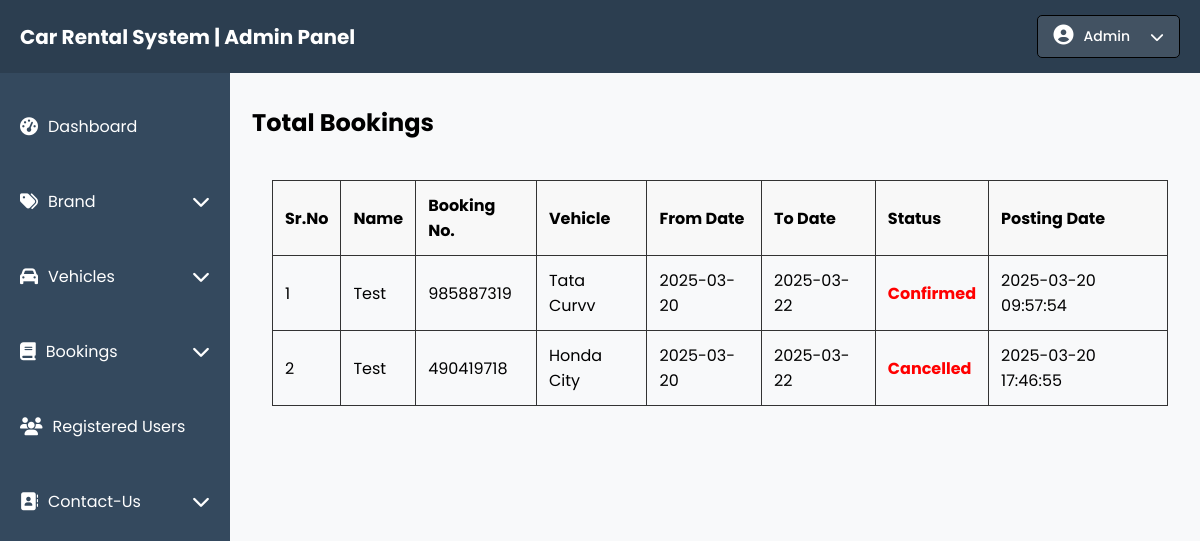
Before: /Admin/total-booking.php with the older database file.
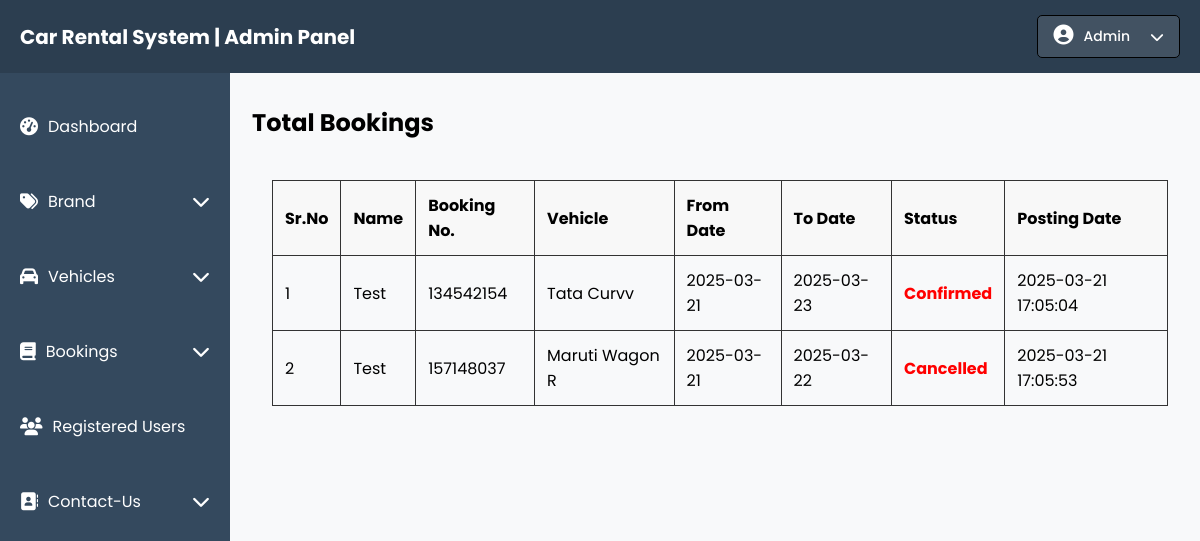
After: the same page with the newer database file.
### tables this page shows
CREATE TABLE `bookings` (
  `id` int(11) NOT NULL,
  `booking_number` varchar(20) NOT NULL,
  `user_id` int(11) NOT NULL,
  `email` varchar(255) NOT NULL,
  `vehicle_id` int(11) NOT NULL,
  `from_date` date NOT NULL,
  `to_date` date NOT NULL,
  `message` text DEFAULT NULL,
  `status` enum('new','confirmed','cancelled') DEFAULT 'new',
  `created_at` timestamp NOT NULL DEFAULT current_timestamp()
);

CREATE TABLE `vehicles` (
  `id` int(11) NOT NULL,
  `vehicle_title` varchar(255) NOT NULL,
  `brand_id` int(11) NOT NULL,
  `vehicle_overview` text NOT NULL,
  `price_per_day` decimal(10,2) NOT NULL,
  `fuel_type` varchar(50) NOT NULL,
  `model_year` year(4) NOT NULL,
  `seating_capacity` int(11) NOT NULL,
  `image1` text DEFAULT NULL,
  `image2` text DEFAULT NULL,
  `image3` text DEFAULT NULL,
  `image4` text DEFAULT NULL,
  `image5` text DEFAULT NULL,
  `image6` text DEFAULT NULL,
  `air_conditioner` tinyint(4) DEFAULT NULL,
  `power_steering` tinyint(4) DEFAULT NULL,
  `cd_player` tinyint(4) DEFAULT NULL,
  `power_door_locks` tinyint(4) DEFAULT NULL,
  `driver_airbag` tinyint(4) DEFAULT NULL,
  `central_locking` tinyint(4) DEFAULT NULL,
  `antilock_braking_system` varchar(255) DEFAULT NULL,
  `passenger_airbag` tinyint(4) DEFAULT NULL,
  `crash_sensor` tinyint(4) DEFAULT NULL,
  `brake_assist` tinyint(4) DEFAULT NULL,
  `power_windows` tinyint(4) DEFAULT NULL,
  `leather_seats` tinyint(4) DEFAULT NULL,
  `created_at` timestamp NOT NULL DEFAULT current_timestamp(),
  `updated_at` timestamp NOT NULL DEFAULT current_timestamp() ON UPDATE current_timestamp()
);

CREATE TABLE `users` (
  `id` int(11) NOT NULL,
  `first_name` varchar(50) NOT NULL,
  `last_name` varchar(50) NOT NULL,
  `email` varchar(100) NOT NULL,
  `phone` varchar(20) NOT NULL,
  `address` varchar(255) DEFAULT NULL,
  `pincode` varchar(10) NOT NULL,
  `state` varchar(100) NOT NULL,
  `password` varchar(255) NOT NULL,
  `created_at` timestamp NOT NULL DEFAULT current_timestamp(),
  `reset_token` varchar(100) DEFAULT NULL
);

### Admin/total-booking.php (the view, shortened to what this page needs)
<?php
include 'connection.php';
try {
    $sql = "SELECT
                b.id AS booking_id,
                u.first_name AS user_name,
                b.booking_number,
                v.vehicle_title AS vehicle_name,
                b.from_date,
                b.to_date,
                b.status,
                b.created_at
            FROM bookings b
            JOIN users u ON b.email = u.email
            JOIN vehicles v ON b.vehicle_id = v.id
            ORDER BY b.created_at";
    $stmt = $pdo->prepare($sql);
    $stmt->execute();
    $bookings = $stmt->fetchAll(PDO::FETCH_ASSOC);
} catch (PDOException $e) {
    die("Database error: " . $e->getMessage());
}
?>
<!DOCTYPE html>
<html lang="en">
    <head>
        <link rel="stylesheet" href="style.css">
        <link rel="stylesheet" href="https://cdnjs.cloudflare.com/ajax/libs/font-awesome/6.7.2/css/all.min.css" />
    </head>
    <body>
        <?php include 'include/navbar.php'; ?>
        <div class="main-container">
            <?php include 'include/sidebar.php'; ?>
            <div class="new-booking-content">
                <h2>Total Bookings</h2>
                <div class="new-booking-container">
                    <table>
                        <thead>
                            <tr>
                                <th>Sr.No</th>
                                <th>Name</th>
                                <th>Booking No.</th>
                                <th>Vehicle</th>
                                <th>From Date</th>
                                <th>To Date</th>
                                <th>Status</th>
                                <th>Posting Date</th>
                            </tr>
                        </thead>
                        <tbody>
                            <?php
                            $count = 1;
                            foreach ($bookings as $row) {
                                $status_text = ucfirst($row['status']);
                                $status_link = "<a href='booking-details.php?id={$row['booking_id']}' style='color: red; font-weight: bold; text-decoration: none;' onmouseover='this.style.textDecoration=\"underline\"' onmouseout='this.style.textDecoration=\"none\"'>{$status_text}</a>";
                                echo "<tr>
                                        <td>{$count}</td>
                                        <td>{$row['user_name']}</td>
                                        <td>{$row['booking_number']}</td>
                                        <td>{$row['vehicle_name']}</td>
                                        <td>{$row['from_date']}</td>
                                        <td>{$row['to_date']}</td>
                                        <td>{$status_link}</td>
                                        <td>{$row['created_at']}</td>
                                    </tr>";
                                $count++;
                            }
                            ?>
                        </tbody>
                    </table>
                </div>
            </div>
        </div>
    </body>
</html>

Changed rows visible on the page:
changed bookings "Confirmed": booking_number "985887319" → "134542154"; from_date "2025-03-20" → "2025-03-21"; to_date "2025-03-22" → "2025-03-23"; created_at "2025-03-20 09:57:54" → "2025-03-21 17:05:04"
changed bookings "Cancelled": booking_number "490419718" → "157148037"; vehicle.vehicle_title "Honda City" → "Maruti Wagon R"; from_date "2025-03-20" → "2025-03-21"; created_at "2025-03-20 17:46:55" → "2025-03-21 17:05:53"
